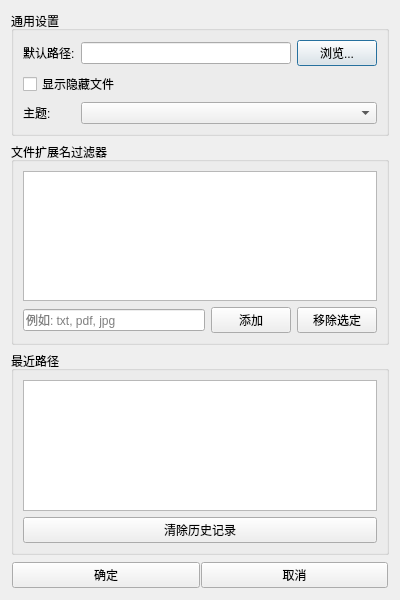
<?xml version="1.0" encoding="UTF-8"?>
<ui version="4.0">
 <class>SettingsDialog</class>
 <widget class="QDialog" name="SettingsDialog">
  <property name="geometry">
   <rect>
    <x>0</x>
    <y>0</y>
    <width>400</width>
    <height>600</height>
   </rect>
  </property>
  <property name="windowTitle">
   <string>设置</string>
  </property>
  <layout class="QVBoxLayout" name="verticalLayout">
   <item>
    <widget class="QGroupBox" name="generalSettingsGroupBox">
     <property name="title">
      <string>通用设置</string>
     </property>
     <layout class="QFormLayout" name="formLayout">
      <item row="0" column="0">
       <widget class="QLabel" name="defaultPathLabel">
        <property name="text">
         <string>默认路径:</string>
        </property>
       </widget>
      </item>
      <item row="0" column="1">
       <layout class="QHBoxLayout" name="defaultPathLayout">
        <item>
         <widget class="QLineEdit" name="defaultPathLineEdit"/>
        </item>
        <item>
         <widget class="QPushButton" name="browseDefaultPathButton">
          <property name="text">
           <string>浏览...</string>
          </property>
         </widget>
        </item>
       </layout>
      </item>
      <item row="1" column="0" colspan="2">
       <widget class="QCheckBox" name="showHiddenCheckBox">
        <property name="text">
         <string>显示隐藏文件</string>
        </property>
       </widget>
      </item>
      <item row="2" column="0">
       <widget class="QLabel" name="themeLabel">
        <property name="text">
         <string>主题:</string>
        </property>
       </widget>
      </item>
      <item row="2" column="1">
       <widget class="QComboBox" name="themeComboBox"/>
      </item>
     </layout>
    </widget>
   </item>
   <item>
    <widget class="QGroupBox" name="fileFilterGroupBox">
     <property name="title">
      <string>文件扩展名过滤器</string>
     </property>
     <layout class="QVBoxLayout" name="verticalLayout_2">
      <item>
       <widget class="QListWidget" name="extensionsListWidget"/>
      </item>
      <item>
       <layout class="QHBoxLayout" name="horizontalLayout">
        <item>
         <widget class="QLineEdit" name="newExtensionLineEdit">
          <property name="placeholderText">
           <string>例如: txt, pdf, jpg</string>
          </property>
         </widget>
        </item>
        <item>
         <widget class="QPushButton" name="addExtensionButton">
          <property name="text">
           <string>添加</string>
          </property>
         </widget>
        </item>
        <item>
         <widget class="QPushButton" name="removeExtensionButton">
          <property name="text">
           <string>移除选定</string>
          </property>
         </widget>
        </item>
       </layout>
      </item>
     </layout>
    </widget>
   </item>
   <item>
    <widget class="QGroupBox" name="recentPathsGroupBox">
     <property name="title">
      <string>最近路径</string>
     </property>
     <layout class="QVBoxLayout" name="verticalLayout_3">
      <item>
       <widget class="QListWidget" name="recentPathsListWidget"/>
      </item>
      <item>
       <widget class="QPushButton" name="clearRecentPathsButton">
        <property name="text">
         <string>清除历史记录</string>
        </property>
       </widget>
      </item>
     </layout>
    </widget>
   </item>
   <item>
    <layout class="QHBoxLayout" name="buttonLayout">
     <property name="spacing">
      <number>1</number>
     </property>
     <property name="leftMargin">
      <number>1</number>
     </property>
     <property name="topMargin">
      <number>1</number>
     </property>
     <property name="rightMargin">
      <number>1</number>
     </property>
     <property name="bottomMargin">
      <number>1</number>
     </property>
     <item>
      <widget class="QPushButton" name="applyButton">
       <property name="text">
        <string>确定</string>
       </property>
      </widget>
     </item>
     <item>
      <widget class="QPushButton" name="cancelButton">
       <property name="text">
        <string>取消</string>
       </property>
      </widget>
     </item>
    </layout>
   </item>
  </layout>
 </widget>
 <resources/>
 <connections/>
</ui>
